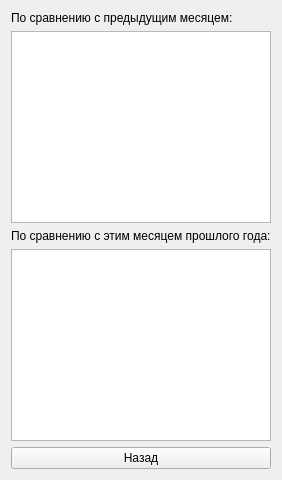
      <widget class="QWidget" name="page_2">
       <layout class="QGridLayout" name="gridLayout_2">
        <item row="0" column="0">
         <widget class="QLabel" name="last_month_label">
          <property name="text">
           <string>По сравнению с предыдущим месяцем:</string>
          </property>
         </widget>
        </item>
        <item row="1" column="0">
         <widget class="QTableWidget" name="table_widget_last_month">
          <property name="font">
           <font>
            <pointsize>10</pointsize>
           </font>
          </property>
          <attribute name="horizontalHeaderMinimumSectionSize">
           <number>47</number>
          </attribute>
          <attribute name="verticalHeaderMinimumSectionSize">
           <number>28</number>
          </attribute>
          <attribute name="verticalHeaderDefaultSectionSize">
           <number>31</number>
          </attribute>
         </widget>
        </item>
        <item row="2" column="0">
         <widget class="QLabel" name="last_year_label">
          <property name="text">
           <string>По сравнению с этим месяцем прошлого года:</string>
          </property>
         </widget>
        </item>
        <item row="3" column="0">
         <widget class="QTableWidget" name="table_widget_last_year">
          <property name="font">
           <font>
            <pointsize>10</pointsize>
           </font>
          </property>
          <attribute name="horizontalHeaderMinimumSectionSize">
           <number>47</number>
          </attribute>
          <attribute name="verticalHeaderMinimumSectionSize">
           <number>28</number>
          </attribute>
          <attribute name="verticalHeaderDefaultSectionSize">
           <number>31</number>
          </attribute>
         </widget>
        </item>
        <item row="4" column="0">
         <widget class="QPushButton" name="back_button">
          <property name="text">
           <string>Назад</string>
          </property>
         </widget>
        </item>
       </layout>
      </widget>
